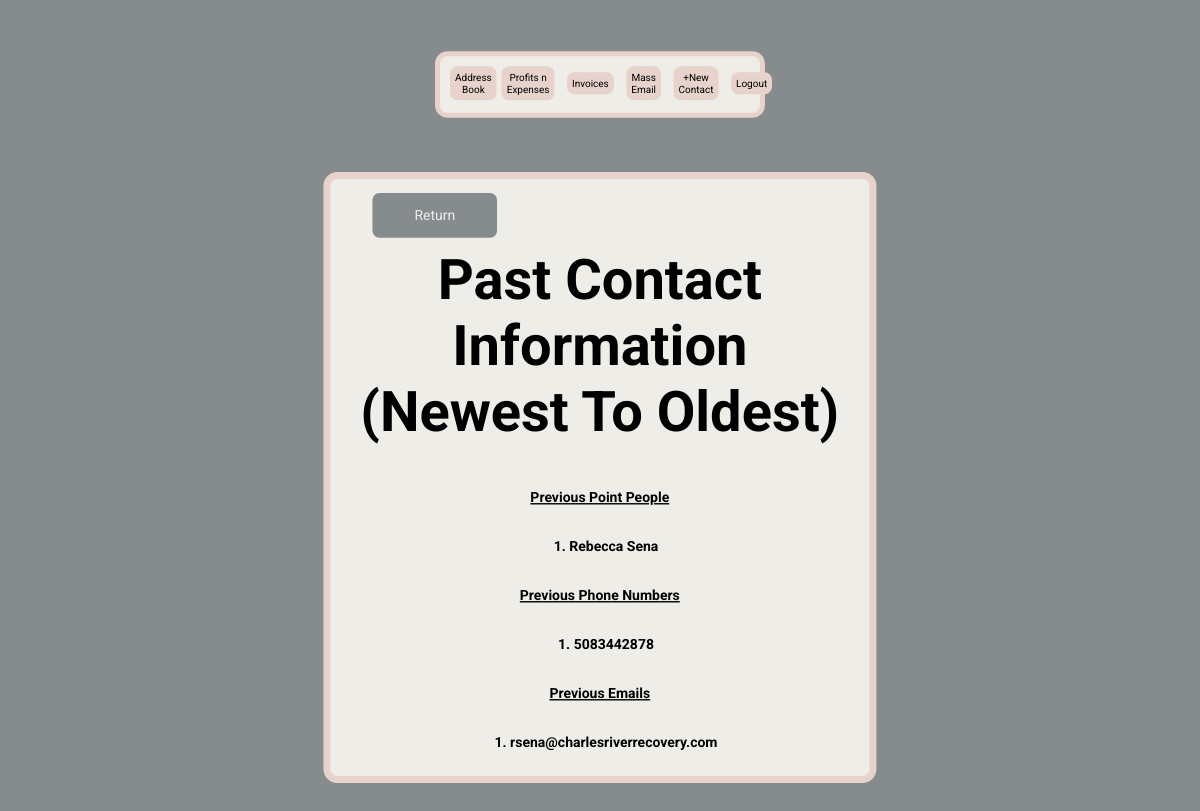
The app's page /previous-contact-data/1 (signed in) with its own data.
### main.py (models this page shows)
class ContactTable(db.Model):
    __tablename__ = 'contact_table'
    id = db.Column(db.Integer, primary_key=True)
    contact_person = db.Column(db.String(250), nullable=False)
    data_base_id = db.Column(db.Integer, db.ForeignKey('database.id'))

class PhoneNumberTable(db.Model):
    __tablename__ = 'phone_number_table'
    id = db.Column(db.Integer, primary_key=True)
    phone_number = db.Column(db.String(250), nullable=False)
    data_base_id = db.Column(db.Integer, db.ForeignKey('database.id'))

class EmailTable(db.Model):
    __tablename__ = 'email_table'
    id = db.Column(db.Integer, primary_key=True)
    email = db.Column(db.String(250))
    data_base_id = db.Column(db.Integer, db.ForeignKey('database.id'))

### main.py (the view)
@app.route('/previous-contact-data/<int:id>')
@logged_in_only
def previous_contact(id):
    facility = DataBase.query.filter_by(id=id).first()
    contact_list = return_list(facility.contact_person, 'contact_person')
    phone_list = return_list(facility.phone_number, 'phone_number')
    email_list = return_list(facility.email, 'email')
    return render_template('previous.html', id=id, contact_list=contact_list,
                           phone_list=phone_list, email_list=email_list)

### main.py (called while the page is built)
@login_manager.user_loader
def load_user(user_id):
    return db.session.get(User, int(user_id))

def logged_in_only(f):
    @wraps(f)
    def decorated_function(*args, **kwargs):
        try:
            if current_user.is_authenticated:
                return f(*args, **kwargs)
            else:
                return redirect(url_for('login_page'))
        except AttributeError:
            return redirect(url_for('login_page'))
    return decorated_function

### resources.py (called while the page is built)
def return_list(facility_object, table_variable):
    if facility_object:
        return [getattr(item, table_variable) for item in facility_object]
    else:
        return None

### templates/previous.html
{% include 'header.html' %}
<body>
    <div class="formContainerColumn">
        <div class="returnContainer">
            <a href="{{ url_for('facility_page', id=id) }}">Return</a>
        </div>
        <h1>Past Contact Information<br>(Newest To Oldest)</h1>
        {% if contact_list %}
            <h2><u>Previous Point People</u></h2>
            <div class="previousList">
                <ol>
                    {% for contact in contact_list %}
                    <h3><li>{{ contact }}</li></h3>
                    {% endfor %}
                </ol>
            </div>
        {% endif %}
        {% if phone_list %}
            <h2><u>Previous Phone Numbers</u></h2>
            <div class="previousList">
                <ol>
                    {% for phone in phone_list %}
                        <h3><li>{{ phone }}</li></h3>
                    {% endfor %}
                </ol>
            </div>
        {% endif %}
        {% if email_list %}
            <h2><u>Previous Emails</u></h2>
            <div class="previousList">
                <ol>
                    {% for email in email_list %}
                        <h3><li>{{ email }}</li></h3>
                    {% endfor %}
                </ol>
            </div>
        {% endif %}
    </div>
</body>
</html>

### static/css/stylesheet.css (style rules this page uses)
html, body { overflow-x: hidden; font-family: 'Roboto', sans-serif; }
body { background-color: #868B8E; font-family: 'Roboto', sans-serif; box-sizing: border-box; }
h1 { font-size: 80px; text-align: center; }
.formContainerColumn { display: flex; flex-direction: column; width: 65%; min-width: 475px; margin-bottom: 20px; margin-top: 20px; margin-left: auto; margin-right: auto; background-color: #EEEDE7; border-radius: 20px; border: 10px solid #E7D2CC; min-height: 100px; }
h2 { font-size: 40px; margin: 10px; }
.returnContainer { margin: 40px 60px -20px 60px; }
.returnContainer a { text-decoration: none; color: #EEEDE7; background-color: #868B8E; border-radius: 10px; padding: 20px 60px; font-size: 20px; }
h2 { text-align: center; font-size: 35px; }
h3 { font-size: 30px; }
.previousList { display: flex; justify-content: center; }
@media only screen and (max-width: 1200px) { h2 { font-size: 20px; } }
@media only screen and (max-width: 1200px) { h3 { font-size: 20px; } }
@media only screen and (max-width: 1200px) { .formContainerColumn { transform: scale(.7); margin-top: -120px; } }

### records on screen
ContactTable: contact_person "Rebecca Sena"
PhoneNumberTable: phone_number "5083442878"
EmailTable: email "rsena@charlesriverrecovery.com"
